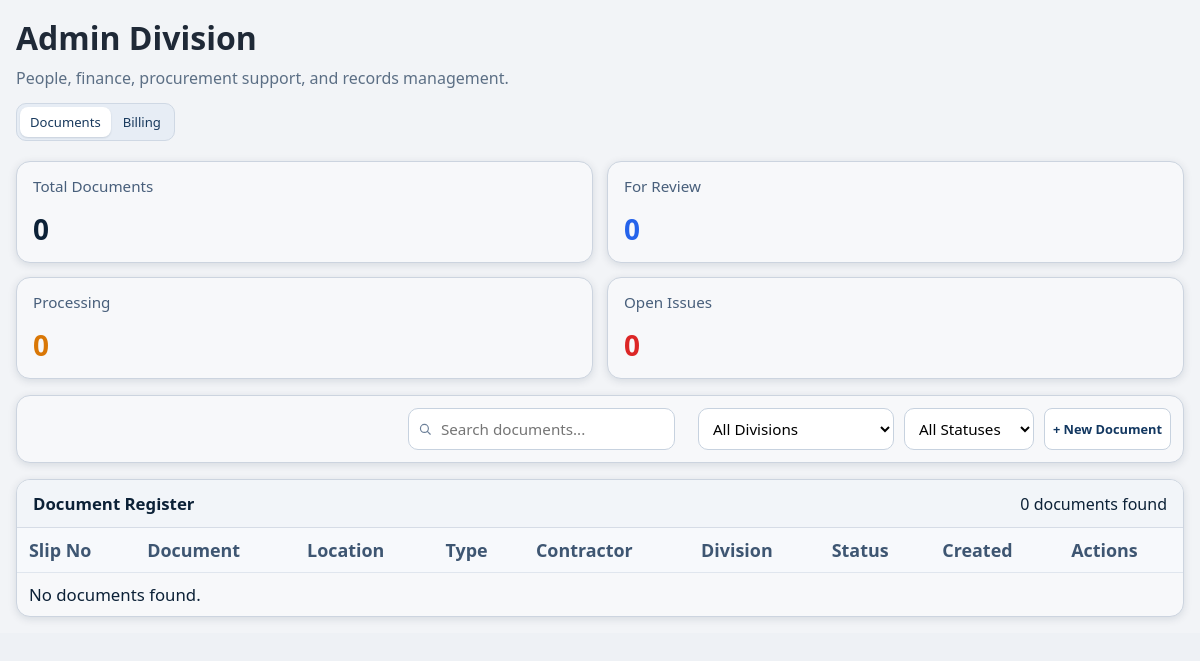
The app's page /admin-division/dashboard/ (signed in), older data.
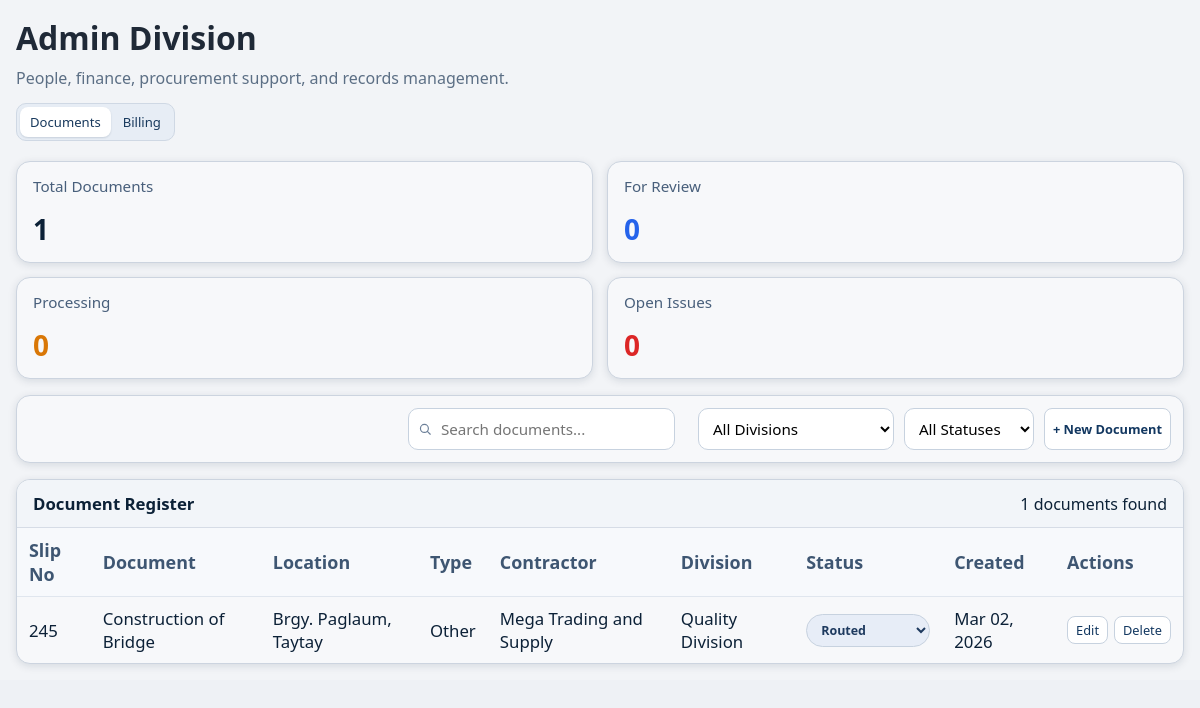
The same page, newer data.
### main/models.py (models this page shows, shortened)
class Document(models.Model):
    slip_ref_no = models.CharField(max_length=80, blank=True)
    TYPE_SITE_INSTRUCTION = "site_instruction"
    TYPE_NCR = "ncr"
    TYPE_DED_PACKAGE = "ded_package"
    TYPE_BILLING_PACKET = "billing_packet"
    TYPE_WORK_ORDER = "work_order"
    TYPE_REPORT = "report"
    TYPE_CONTRACT = "contract"
    TYPE_OTHER = "other"
    TYPE_CHOICES = [
        (TYPE_SITE_INSTRUCTION, "Site Instruction"),
        (TYPE_NCR, "NCR"),
        (TYPE_DED_PACKAGE, "DED Package"),
        (TYPE_BILLING_PACKET, "Billing Packet"),
        (TYPE_WORK_ORDER, "Work Order"),
        (TYPE_REPORT, "Report"),
        (TYPE_CONTRACT, "Contract"),
        (TYPE_OTHER, "Other"),
    ]
    DIV_ADMIN = "admin"
    DIV_PLANNING = "planning"
    DIV_CONSTRUCTION = "construction"
    DIV_QUALITY = "quality"
    DIV_MAINTENANCE = "maintenance"
    DIVISION_CHOICES = [
        (DIV_ADMIN, "Admin Division"),
        (DIV_PLANNING, "Planning Division"),
        (DIV_CONSTRUCTION, "Construction Division"),
        (DIV_QUALITY, "Quality Division"),
        (DIV_MAINTENANCE, "Maintenance Division"),
    ]
    STATUS_DRAFT = "draft"
    STATUS_FOR_REVIEW = "for_review"
    STATUS_ROUTED = "routed"
    STATUS_PROCESSING = "processing"
    STATUS_APPROVED = "approved"
    STATUS_OPEN = "open"
    STATUS_CLOSED = "closed"
    STATUS_CHOICES = [
        (STATUS_DRAFT, "Draft"),
        (STATUS_FOR_REVIEW, "For Review"),
        (STATUS_ROUTED, "Routed"),
        (STATUS_PROCESSING, "Processing"),
        (STATUS_APPROVED, "Approved"),
        (STATUS_OPEN, "Open"),
        (STATUS_CLOSED, "Closed"),
    ]
    document_name = models.CharField(max_length=255)
    location = models.CharField(max_length=255, blank=True)
    doc_type = models.CharField(max_length=20, choices=TYPE_CHOICES, default=TYPE_OTHER)
    division = models.CharField(max_length=20, choices=DIVISION_CHOICES, default=DIV_ADMIN)
    project = models.ForeignKey(
        "PlanningProject",
        on_delete=models.SET_NULL,
        null=True,
        blank=True,
        related_name="documents",
    )
    status = models.CharField(max_length=20, choices=STATUS_CHOICES, default=STATUS_DRAFT)
    description = models.TextField(blank=True)
    date_received_by_peo = models.DateField(null=True, blank=True)
    date_released_to_admin = models.DateField(null=True, blank=True)
    date_received_from_admin = models.DateField(null=True, blank=True)
    date_released_to_accounting = models.DateField(null=True, blank=True)
    billing_type = models.CharField(max_length=120, blank=True)
    contractor_name = models.CharField(max_length=255, blank=True)
    percentage = models.DecimalField(max_digits=5, decimal_places=2, null=True, blank=True)
    contract_amount = models.DecimalField(max_digits=12, decimal_places=2, null=True, blank=True)
    revised_contract_amount = models.DecimalField(max_digits=12, decimal_places=2, null=True, blank=True)
    period_covered = models.CharField(max_length=120, blank=True)
    date_started = models.DateField(null=True, blank=True)
    completion_date = models.DateField(null=True, blank=True)
    created_by = models.ForeignKey(
        settings.AUTH_USER_MODEL,
        on_delete=models.SET_NULL,
        null=True,
        blank=True,
        related_name="documents_created",
    )
    created_at = models.DateTimeField(auto_now_add=True)
    class Meta:
        ordering = ["-created_at"]

### main/views.py (the view, shortened to what this page needs)
# urls.py: path("admin-division/dashboard/", views.admin_div_dashboard, name="admin_div_dashboard"),
@login_required
@xframe_options_sameorigin
def admin_div_dashboard(request):
    active_tab = request.GET.get("tab", "documents")
    open_create_modal = request.GET.get("new_document") == "1"
    if active_tab not in {"documents", "billing"}:
        active_tab = "documents"
    if not _table_exists(Document):
        context = _admin_fallback_context(active_tab=active_tab)
        return render(request, "Admin/admin_div.html", context)
    form = DocumentForm()
    show_modal = False
    editing_document = None
    edit_document_id = request.GET.get("edit_document")
    if active_tab == "documents" and edit_document_id:
        editing_document = Document.objects.filter(id=edit_document_id).first()
        if editing_document:
            form = DocumentForm(instance=editing_document)
            show_modal = True
    elif active_tab == "documents" and open_create_modal:
        show_modal = True
    search = request.GET.get("q", "").strip()
    division = request.GET.get("division", "").strip()
    status = request.GET.get("status", "").strip()
    documents_qs = Document.objects.all()
    documents_filtered = documents_qs
    if division:
        documents_filtered = documents_filtered.filter(division=division)
    if status:
        documents_filtered = documents_filtered.filter(status=status)
    billing_qs = documents_qs
    if status:
        billing_qs = billing_qs.filter(status=status)
    if active_tab == "billing":
        paginator = Paginator(billing_qs, 8)
    else:
        paginator = Paginator(documents_filtered, 8)
    page_obj = paginator.get_page(request.GET.get("page"))
    reports_map = {}
    if _table_exists(ConstructionStatusReport):
        project_names = {
            ((doc.project.project_title if doc.project else doc.document_name) or "").strip()
            for doc in page_obj.object_list
            if doc.doc_type == Document.TYPE_CONTRACT
        }
        project_names = {name for name in project_names if name}
    for doc in page_obj.object_list:
        contractor_name = (doc.contractor_name or "").strip()
        if contractor_name:
            doc.contractor_display = contractor_name
            continue
        doc.contractor_display = "-"
        if doc.doc_type == Document.TYPE_CONTRACT:
            lookup_title = ((doc.project.project_title if doc.project else doc.document_name) or "").strip().lower()
            if lookup_title:
                doc.contractor_display = reports_map.get(lookup_title, "-")
    billing_base = Document.objects.all()
    context = {
        "active_tab": active_tab,
        "form": form,
        "show_modal": show_modal,
        "editing_document": editing_document,
        "documents": page_obj.object_list if active_tab == "documents" else documents_filtered[:0],
        "billing_records": page_obj.object_list if active_tab == "billing" else billing_qs[:0],
        "page_obj": page_obj,
        "search": search,
        "selected_division": division,
        "selected_status": status,
        "division_choices": Document.DIVISION_CHOICES,
        "status_choices": Document.STATUS_CHOICES,
        "total_documents": Document.objects.count(),
        "for_review_count": Document.objects.filter(status=Document.STATUS_FOR_REVIEW).count(),
        "processing_count": Document.objects.filter(status=Document.STATUS_PROCESSING).count(),
        "open_issues_count": Document.objects.filter(status=Document.STATUS_OPEN).count(),
        "total_billing_records": billing_base.count(),
        "billing_for_review_count": billing_base.filter(status=Document.STATUS_FOR_REVIEW).count(),
        "billing_processing_count": billing_base.filter(status=Document.STATUS_PROCESSING).count(),
        "billing_approved_count": billing_base.filter(status=Document.STATUS_APPROVED).count(),
    }
    return render(request, "Admin/admin_div.html", context)

### main/models.py (called while the page is built)
    def __str__(self):
        return self.project_title

### main/views.py (called while the page is built)
def _table_exists(model):
    table_name = model._meta.db_table
    try:
        return table_name in connection.introspection.table_names()
    except Exception:
        return False

### main/templates/Admin/admin_div.html (shortened to what the changed rows need)
{% load static %}
<!DOCTYPE html>
<html lang="en">
<head>
    <link rel="stylesheet" href="{% static 'CSS/styles.css' %}">
</head>
<body{% if request.GET.embedded %} class="embedded-maintenance-view"{% endif %}>
    <div class="app-shell">
        <div class="workspace">
            <main class="page">
                <h2>Admin Division</h2>
                <section class="metrics">
                    {% if active_tab == 'billing' %}
                    <article class="metric-card">
                        <h3>Total Billing Records</h3>
                        <strong>{{ total_billing_records }}</strong>
                    </article>
                    <article class="metric-card">
                        <h3>For Review</h3>
                        <strong class="blue">{{ billing_for_review_count }}</strong>
                    </article>
                    <article class="metric-card">
                        <h3>Processing</h3>
                        <strong class="orange">{{ billing_processing_count }}</strong>
                    </article>
                    <article class="metric-card">
                        <h3>Approved</h3>
                        <strong class="blue">{{ billing_approved_count }}</strong>
                    </article>
                    {% else %}
                    <article class="metric-card">
                        <h3>Total Documents</h3>
                        <strong>{{ total_documents }}</strong>
                    </article>
                    <article class="metric-card">
                        <h3>For Review</h3>
                        <strong class="blue">{{ for_review_count }}</strong>
                    </article>
                    <article class="metric-card">
                        <h3>Processing</h3>
                        <strong class="orange">{{ processing_count }}</strong>
                    </article>
                    <article class="metric-card">
                        <h3>Open Issues</h3>
                        <strong class="red">{{ open_issues_count }}</strong>
                    </article>
                    {% endif %}
                </section>
                <section class="register">
                    <div class="register-head">
                        <h3>{% if active_tab == 'billing' %}Billing Records{% else %}Document Register{% endif %}</h3>
                        <span>{{ page_obj.paginator.count }} {% if active_tab == 'billing' %}billing records{% else %}documents{% endif %} found</span>
                    </div>
                    <table>
                        {% if active_tab == 'billing' %}
                        <thead>
                            <tr>
                                <th>Ref #</th>
                                <th>Project Name</th>
                                <th>Location</th>
                                <th>Billing Type</th>
                                <th>Percentage</th>
                                <th>Amount</th>
                                <th>Date Received</th>
                                <th>Status</th>
                                <th>Actions</th>
                            </tr>
                        </thead>
                        <tbody>
                            {% for doc in billing_records %}
                            <tr>
                                <td>BILL-{{ doc.id|stringformat:"04d" }}</td>
                                <td>{{ doc.document_name }}</td>
                                <td>{{ doc.location|default:"-" }}</td>
                                <td>{{ doc.billing_type|default:"-" }}</td>
                                <td>{% if doc.percentage %}{{ doc.percentage }}%{% else %}-{% endif %}</td>
                                <td>
                                    {% if doc.revised_contract_amount %}
                                        P{{ doc.revised_contract_amount }}
                                    {% elif doc.contract_amount %}
                                        P{{ doc.contract_amount }}
                                    {% else %}
                                        -
                                    {% endif %}
                                </td>
                                <td>{% if doc.date_received_by_peo %}{{ doc.date_received_by_peo|date:"M d, Y" }}{% else %}-{% endif %}</td>
                                <td>
                                    <form method="post" class="status-inline-form">
                                        {% csrf_token %}
                                        <input type="hidden" name="action" value="update_status">
                                        <input type="hidden" name="document_id" value="{{ doc.id }}">
                                        <input type="hidden" name="next" value="{{ request.get_full_path }}">
                                        <select name="status" class="status-inline-select" aria-label="Change status for {{ doc.document_name }}" onchange="this.form.submit()">
                                            {% for value, label in status_choices %}
                                            <option value="{{ value }}" {% if doc.status == value %}selected{% endif %}>{{ label }}</option>
                                            {% endfor %}
                                        </select>
                                    </form>
                                </td>
                                <td>
                                    <a class="action-link" href="{% url 'admin_div_dashboard' %}?tab=documents&edit_document={{ doc.id }}">Open</a>
                                </td>
                            </tr>
                            {% empty %}
                            <tr>
                                <td colspan="9">No billing records found.</td>
                            </tr>
                            {% endfor %}
                        </tbody>
                        {% else %}
                        <thead>
                            <tr>
                                <th>Slip No</th>
                                <th>Document</th>
                                <th>Location</th>
                                <th>Type</th>
                                <th>Contractor</th>
                                <th>Division</th>
                                <th>Status</th>
                                <th>Created</th>
                                <th>Actions</th>
                            </tr>
                        </thead>
                        <tbody>
                            {% for doc in documents %}
                            <tr>
                                <td>{{ doc.slip_ref_no|default:"-" }}</td>
                                <td>{{ doc.document_name }}</td>
                                <td>{{ doc.location|default:"-" }}</td>
                                <td>{{ doc.get_doc_type_display }}</td>
                                <td>{{ doc.contractor_display|default:"-" }}</td>
                                <td>{{ doc.get_division_display }}</td>
                                <td>
                                    <form method="post" class="status-inline-form">
                                        <select name="status" class="status-inline-select" aria-label="Change status for {{ doc.document_name }}" onchange="this.form.submit()">
                                            {% for value, label in status_choices %}
                                            <option value="{{ value }}" {% if doc.status == value %}selected{% endif %}>{{ label }}</option>
                                            {% endfor %}
                                        </select>
                                    </form>
                                </td>
                                <td>{{ doc.created_at|date:"M d, Y" }}</td>
                                <td>
                                    <div class="row-actions">
                                        <a class="action-link" href="{% url 'admin_div_dashboard' %}?tab=documents&edit_document={{ doc.id }}">Edit</a>
                                        <form method="post">
                                            <button class="action-btn" type="submit">Delete</button>
                                        </form>
                                    </div>
                                </td>
                            </tr>
                            {% empty %}
                            <tr>
                                <td colspan="9">No documents found.</td>
                            </tr>
                            {% endfor %}
                        </tbody>
                        {% endif %}
                    </table>
                </section>
            </main>
        </div>
    </div>
</body>
</html>

Row changes from the older to the newer data that the page shows:
added Document: slip_ref_no "245", document_name "Construction of Bridge", location "Brgy. Paglaum, Taytay", doc_type "Other", contractor_display "Mega Trading and Supply", division "Quality Division", status "Routed", created_at "Mar 02, 2026"
Text that changed along with them:
{{ total_documents }}: "0" → "1"
{{ page_obj.paginator.count }}: "0" → "1"
text no longer shown: "No documents found."
